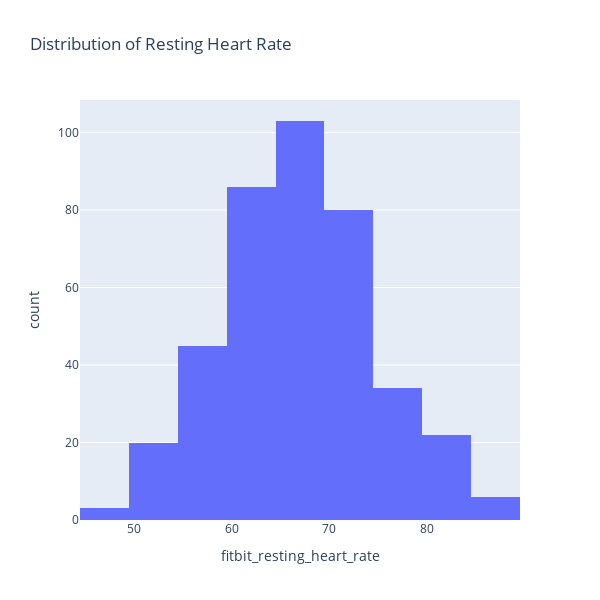

The cell this chart's notebook holds for it:
### Markdown cell above
## 2.7 Distribution of Resting Heart Rate

### Code cell
# 3. Distribution of Resting Heart Rate
fig_heart_rate = px.histogram(df, x='fitbit_resting_heart_rate', nbins=20, title='Distribution of Resting Heart Rate', labels={'x':'Resting Heart Rate (BPM)'})
fig_heart_rate.update_layout(width=600, height=600)
fig_heart_rate.show()

### Figure 1 — Plotly figure (JSON) as saved in the notebook; plotly's stock layout.template omitted (floating-point values rounded to 4 significant figures; data arrays with more than 128 entries replaced by an {"elided": "..."} marker saying what was removed)
{"data": [{"alignmentgroup": "True", "bingroup": "x", "hovertemplate": "fitbit_resting_heart_rate=%{x}<br>count=%{y}<extra></extra>", "legendgroup": "", "marker": {"color": "#636efa", "pattern": {"shape": ""}}, "name": "", "nbinsx": 20, "offsetgroup": "", "orientation": "v", "showlegend": false, "type": "histogram", "x": {"elided": "2580 int values"}, "xaxis": "x", "yaxis": "y"}], "layout": {"barmode": "relative", "height": 600, "legend": {"tracegroupgap": 0}, "title": {"text": "Distribution of Resting Heart Rate"}, "width": 600, "xaxis": {"anchor": "y", "autorange": true, "domain": [0, 1], "range": [44.5, 89.5], "title": {"text": "fitbit_resting_heart_rate"}, "type": "linear"}, "yaxis": {"anchor": "x", "autorange": true, "domain": [0, 1], "range": [0, 108.4], "title": {"text": "count"}}}}
